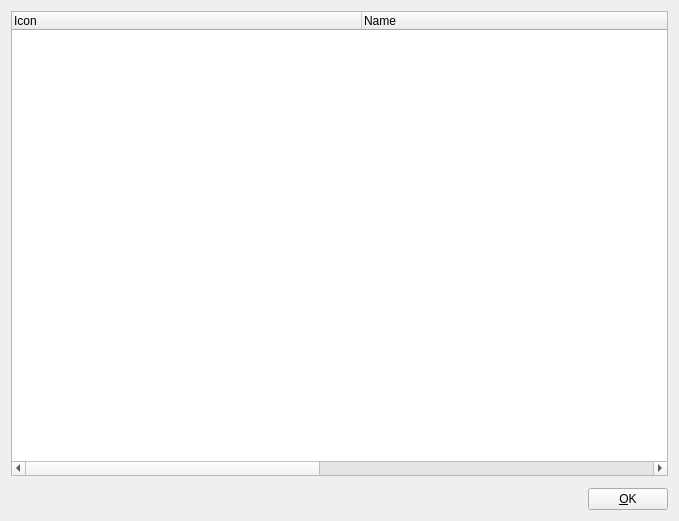
<?xml version="1.0" encoding="UTF-8"?>
<ui version="4.0">
 <class>OpenRundownFromUrlDialog</class>
 <widget class="QDialog" name="OpenRundownFromUrlDialog">
  <property name="geometry">
   <rect>
    <x>0</x>
    <y>0</y>
    <width>679</width>
    <height>521</height>
   </rect>
  </property>
  <property name="windowTitle">
   <string>Open Rundown from repository</string>
  </property>
  <layout class="QVBoxLayout" name="verticalLayout">
   <property name="spacing">
    <number>12</number>
   </property>
   <item>
    <widget class="QTreeWidget" name="treeWidgetRundowns">
     <property name="rootIsDecorated">
      <bool>false</bool>
     </property>
     <property name="uniformRowHeights">
      <bool>true</bool>
     </property>
     <attribute name="headerDefaultSectionSize">
      <number>350</number>
     </attribute>
     <attribute name="headerShowSortIndicator" stdset="0">
      <bool>false</bool>
     </attribute>
     <column>
      <property name="text">
       <string>Icon</string>
      </property>
     </column>
     <column>
      <property name="text">
       <string>Name</string>
      </property>
     </column>
     <column>
      <property name="text">
       <string>Description</string>
      </property>
     </column>
     <column>
      <property name="text">
       <string>Url</string>
      </property>
     </column>
    </widget>
   </item>
   <item>
    <layout class="QHBoxLayout" name="horizontalLayout">
     <item>
      <spacer name="horizontalSpacer">
       <property name="orientation">
        <enum>Qt::Horizontal</enum>
       </property>
       <property name="sizeHint" stdset="0">
        <size>
         <width>40</width>
         <height>20</height>
        </size>
       </property>
      </spacer>
     </item>
     <item>
      <widget class="QPushButton" name="pushButtonOk">
       <property name="focusPolicy">
        <enum>Qt::NoFocus</enum>
       </property>
       <property name="text">
        <string>&amp;OK</string>
       </property>
       <property name="shortcut">
        <string>Alt+O</string>
       </property>
      </widget>
     </item>
    </layout>
   </item>
  </layout>
 </widget>
 <resources/>
 <connections>
  <connection>
   <sender>pushButtonOk</sender>
   <signal>clicked()</signal>
   <receiver>OpenRundownFromUrlDialog</receiver>
   <slot>accept()</slot>
   <hints>
    <hint type="sourcelabel">
     <x>595</x>
     <y>502</y>
    </hint>
    <hint type="destinationlabel">
     <x>247</x>
     <y>152</y>
    </hint>
   </hints>
  </connection>
  <connection>
   <sender>treeWidgetRundowns</sender>
   <signal>itemDoubleClicked(QTreeWidgetItem*,int)</signal>
   <receiver>OpenRundownFromUrlDialog</receiver>
   <slot>itemDoubleClicked(QTreeWidgetItem*,int)</slot>
   <hints>
    <hint type="sourcelabel">
     <x>442</x>
     <y>146</y>
    </hint>
    <hint type="destinationlabel">
     <x>678</x>
     <y>140</y>
    </hint>
   </hints>
  </connection>
 </connections>
 <slots>
  <slot>okClicked()</slot>
  <slot>itemDoubleClicked(QTreeWidgetItem*,int)</slot>
 </slots>
</ui>
